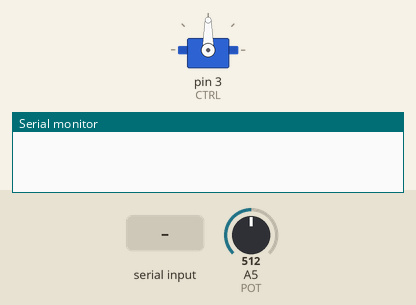
This sketch was run on a simulated Arduino Uno, built with avr-gcc and run on an emulated ATmega328P. Shown: servo, the last lines printed to the serial monitor. The inputs (shaded band) are chosen by the test bench; at power-on: A5 (POT) = 512.

Above: at 1.2 s.
1.3 s: A5 (POT) set to 716
At 3.4 s:
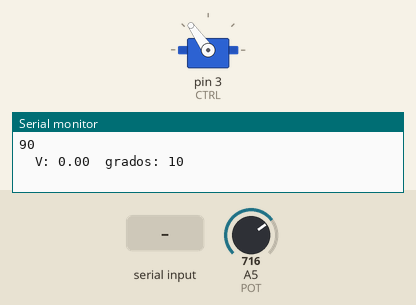
4.6 s: "esquerda\n" received over Serial
At 7.0 s:
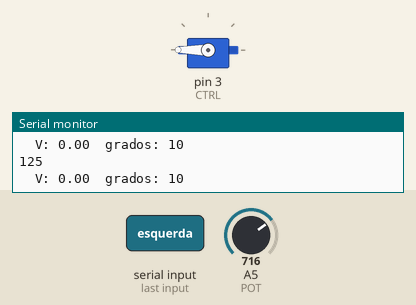
10.8 s: "Ddereita\n" received over Serial
At 13.1 s:
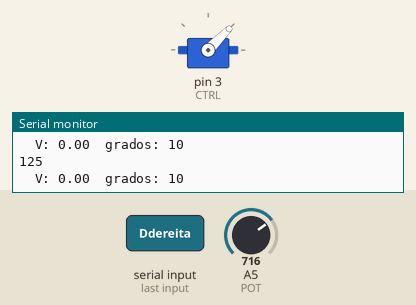
17.0 s: A5 (POT) set to 900
At 19.0 s:
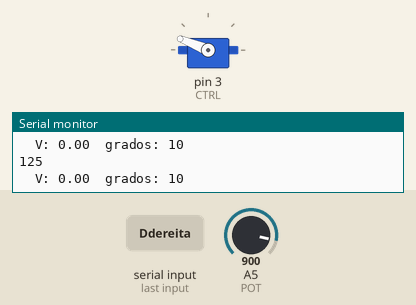
20.1 s: "dereita\n" received over Serial
At 22.6 s:
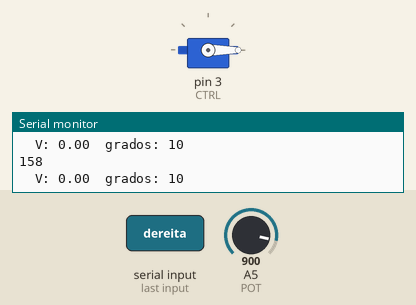
26.3 s: "30,150\n" received over Serial
At 28.6 s:
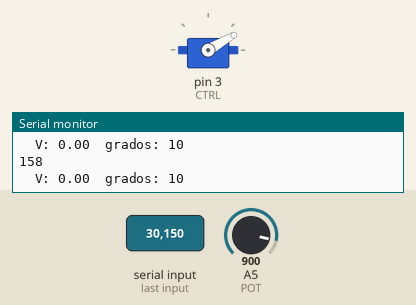
Timing chart, 0 to 32.5 s (numbered marks = the images above; inputs shaded):
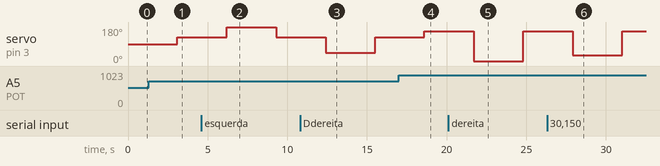

Measured:
- after the input at 1.3 s, servo on pin 3 (CTRL): 90° → 125° after 1.8 s
- after the input at 4.6 s, servo on pin 3 (CTRL): 125° → 180° after 1.6 s, → 125° 3.1 s later
- after the input at 10.8 s, servo on pin 3 (CTRL): 125° → 45° after 1.6 s, → 125° 3.1 s later
- after the input at 17.0 s, servo on pin 3 (CTRL): 125° → 158° after 1.6 s
- after the input at 20.1 s, servo on pin 3 (CTRL): 158° → 0° after 1.6 s, → 158° 3.1 s later
- after the input at 26.3 s, servo on pin 3 (CTRL): 158° → 30° after 1.6 s, → 158° 3.1 s later

The sketch:

SERVOS_comunicacion_en_serie.ino
```cpp
/*
   Posicionamento dun servo empregando comunicación serie.
    O programa debe ser, igual que na práctica anterior, reactivo ao potenciómetro, pero ademais, se existe unha orde en forma de texto na entrada serie,
    débese priorizar a orde lida. É dicir, compróbase a entrada serie, se hai entrada execútase, se non existe orde en forma de texto,
    posiciónase o servo onde indique o potenciómetro. A diferenza da práctica anterior, o servo só se pode accionar un máximo de 0.25 veces por segundo.
  As ordes que se poden admitir por comunicación serie son:
(a) 'esquerda',
(b) 'diagonal esquerda',
(c) 'centro',
(d) 'diagonal dereita',
(e) 'dereita',
ou ben
(f) un número enteiro entre 0 e 180.


Nombre: david andres otero elia
Data: 15703/2023

 * Proba de funcionamento dun servomotor
 * empregando a librería <Servo.h> e
 * ligado a un potenciómetro.
 */

#include <Servo.h>

//Pin de control del servomotor
#define CTRL 3

//Pin de lectura del potenciometro
#define POT A5


Servo motor;					//Declaramos servomotor variables
int angulo,grados = 10;
int veloc = 3000;
float voltaje=0;
String orde = "";

void setup() {
  motor.attach(CTRL);
  Serial.begin(9600);
}

void loop(){

if(Serial.available()){
  orde = Serial.readStringUntil('\n');
  if(orde.equals("esquerda")){angulo = 180; }
  else if(orde.equals("Desquerda")){angulo = 135;}
  else if(orde.equals("centro")){angulo = 90;}
  else if(orde.equals("Ddereita")){angulo = 45;}
  else if(orde.equals("dereita")){angulo = 0;}
  else{
  int temp = orde.toInt();
  if(temp >= 0 && temp <= 180) angulo = temp;
    else angulo = 180;

  }
}
  else{
    angulo = analogRead(POT);
    angulo = map(angulo, 0, 1023, 0, 180); 				//lee potenciometro
  }


  motor.write(angulo);
  delay(veloc);											//Actualiza el servomotor
  Serial.println(angulo);


  Serial.print("  V: ");
  Serial.print(voltaje);
  Serial.print("  grados: ");
  Serial.println(grados);
  delay(100);
}
```
